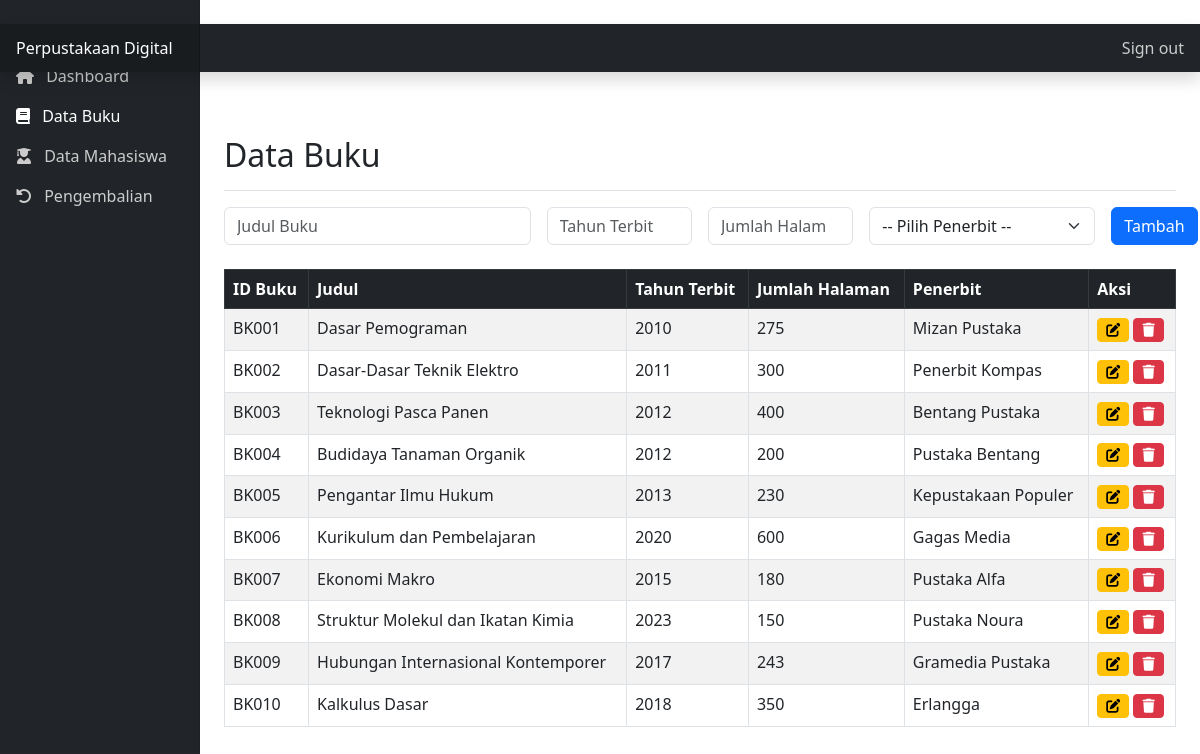
Page /buku.php (signed in) on the committed database.
### tables this page shows
CREATE TABLE `buku` (
  `ID_Buku` char(5) NOT NULL,
  `Judul` varchar(75) DEFAULT NULL,
  `Tahun_Terbit` year DEFAULT NULL,
  `Jumlah_Halaman` int DEFAULT NULL,
  `ID_Penerbit` char(4) DEFAULT NULL,
  PRIMARY KEY (`ID_Buku`),
  KEY `ID_Penerbit` (`ID_Penerbit`),
  CONSTRAINT `buku_ibfk_1` FOREIGN KEY (`ID_Penerbit`) REFERENCES `penerbit` (`ID_Penerbit`)
);

CREATE TABLE `penerbit` (
  `ID_Penerbit` char(4) NOT NULL,
  `Nama_Penerbit` varchar(50) DEFAULT NULL,
  `Alamat_Penerbit` text,
  `Kota` varchar(75) DEFAULT NULL,
  `No_Telepon_Penerbit` varchar(20) DEFAULT NULL,
  PRIMARY KEY (`ID_Penerbit`)
);

### buku.php (the view, shortened to what this page needs)
<?php
require_once 'koneksi.php';
$query_buku = "SELECT b.*, p.Nama_Penerbit
               FROM buku b
               JOIN penerbit p ON b.ID_Penerbit = p.ID_Penerbit
               ORDER BY b.ID_Buku";
$result_buku = mysqli_query($koneksi, $query_buku);
?>
<!DOCTYPE html>
<html lang="id">
<head>
    <link href="https://cdn.jsdelivr.net/npm/bootstrap@5.3.0-alpha1/dist/css/bootstrap.min.css" rel="stylesheet">
    <link rel="stylesheet" href="https://cdnjs.cloudflare.com/ajax/libs/font-awesome/6.0.0/css/all.min.css">
</head>
<body>
    <header class="navbar navbar-dark sticky-top bg-dark flex-md-nowrap p-0 shadow">
        <a class="navbar-brand col-md-3 col-lg-2 me-0 px-3" href="#">Perpustakaan Digital</a>
        <div class="navbar-nav">
            <div class="nav-item text-nowrap">
                <a class="nav-link px-3" href="logout.php">Sign out</a>
            </div>
        </div>
    </header>
    <div class="container-fluid">
        <div class="row">
            <nav id="sidebarMenu" class="col-md-3 col-lg-2 d-md-block bg-dark sidebar collapse">
                <div class="position-sticky sidebar-sticky">
                    <ul class="nav flex-column">
                        <li class="nav-item">
                            <a class="nav-link" href="dashboard.php">
                                <i class="fas fa-home me-2"></i>
                                Dashboard
                            </a>
                        </li>
                        <li class="nav-item">
                            <a class="nav-link active" href="buku.php">
                                <i class="fas fa-book me-2"></i>
                                Data Buku
                            </a>
                        </li>
                        <li class="nav-item">
                            <a class="nav-link" href="mahasiswa.php">
                                <i class="fas fa-user-graduate me-2"></i>
                                Data Mahasiswa
                            </a>
                        </li>
                        <li class="nav-item">
                        <a class="nav-link" href="pengembalian.php">
                                <i class="fas fa-undo-alt me-2"></i>
                                Pengembalian
                            </a>
                        </li>
                    </ul>
                </div>
            </nav>
            <main class="col-md-9 ms-sm-auto col-lg-10 px-md-4">
                <div class="d-flex justify-content-between flex-wrap flex-md-nowrap align-items-center pt-3 pb-2 mb-3 border-bottom">
                    <h1 class="h2">Data Buku</h1>
                </div>
                <form method="POST" class="row g-3 mb-4">
                    <div class="col-md-4">
                        <input type="text" name="judul" class="form-control" placeholder="Judul Buku" required value="<?php echo $_GET['judul'] ?? ''; ?>">
                    </div>
                    <div class="col-md-2">
                        <input type="number" name="tahun_terbit" class="form-control" placeholder="Tahun Terbit" required value="<?php echo $_GET['tahun'] ?? ''; ?>">
                    </div>
                    <div class="col-md-2">
                        <input type="number" name="jumlah_halaman" class="form-control" placeholder="Jumlah Halaman" required value="<?php echo $_GET['halaman'] ?? ''; ?>">
                    </div>
                    <div class="col-md-3">
                        <select name="id_penerbit" class="form-select" required>
                            <option value="">-- Pilih Penerbit --</option>
                        </select>
                    </div>
                    <div class="col-md-1">
                        <button type="submit" name="<?php echo isset($_GET['edit_id']) ? 'edit' : 'tambah'; ?>" class="btn btn-<?php echo isset($_GET['edit_id']) ? 'warning' : 'primary'; ?>">
                            <?php echo isset($_GET['edit_id']) ? 'Update' : 'Tambah'; ?>
                        </button>
                    </div>
                </form>
                <div class="table-responsive">
                    <table class="table table-bordered table-striped">
                        <thead class="table-dark">
                            <tr>
                                <th>ID Buku</th>
                                <th>Judul</th>
                                <th>Tahun Terbit</th>
                                <th>Jumlah Halaman</th>
                                <th>Penerbit</th>
                                <th>Aksi</th>
                            </tr>
                        </thead>
                        <tbody>
                            <?php while ($buku = mysqli_fetch_assoc($result_buku)) : ?>
                                <tr>
                                    <td><?php echo $buku['ID_Buku']; ?></td>
                                    <td><?php echo $buku['Judul']; ?></td>
                                    <td><?php echo $buku['Tahun_Terbit']; ?></td>
                                    <td><?php echo $buku['Jumlah_Halaman']; ?></td>
                                    <td><?php echo $buku['Nama_Penerbit']; ?></td>
                                    <td>
                                        <a href="?edit_id=<?php echo $buku['ID_Buku']; ?>&judul=<?php echo $buku['Judul']; ?>&tahun=<?php echo $buku['Tahun_Terbit']; ?>&halaman=<?php echo $buku['Jumlah_Halaman']; ?>&penerbit=<?php echo $buku['ID_Penerbit']; ?>" class="btn btn-sm btn-warning">
                                            <i class="fas fa-edit"></i>
                                        </a>
                                        <a href="?hapus=<?php echo $buku['ID_Buku']; ?>" class="btn btn-sm btn-danger" onclick="return confirm('Yakin ingin menghapus buku ini?');">
                                            <i class="fas fa-trash"></i>
                                        </a>
                                    </td>
                                </tr>
                            <?php endwhile; ?>
                        </tbody>
                    </table>
                </div>
            </main>
        </div>
    </div>
</body>
</html>

### buku.php (style rules this page uses)
.sidebar { position: fixed; top: 0; bottom: 0; left: 0; z-index: 100; padding: 48px 0 0; box-shadow: inset -1px 0 0 rgba(0, 0, 0, .1); background-color: #343a40; }
.sidebar-sticky { position: relative; top: 0; height: calc(100vh - 48px); padding-top: .5rem; overflow-x: hidden; overflow-y: auto; }
.nav-link { font-weight: 500; color: #ccc; }
.nav-link.active { color: #fff; }
.navbar-brand { padding-top: .75rem; padding-bottom: .75rem; font-size: 1rem; background-color: rgba(0, 0, 0, .25); box-shadow: inset -1px 0 0 rgba(0, 0, 0, .25); }
main { padding-top: 48px; }

### rows in the picture
buku: ID_Buku "BK001", Judul "Dasar Pemograman", Tahun_Terbit "2010", Jumlah_Halaman "275", ID_Penerbit.Nama_Penerbit "Mizan Pustaka"
buku: ID_Buku "BK002", Judul "Dasar-Dasar Teknik Elektro", Tahun_Terbit "2011", Jumlah_Halaman "300", ID_Penerbit.Nama_Penerbit "Penerbit Kompas"
buku: ID_Buku "BK003", Judul "Teknologi Pasca Panen", Tahun_Terbit "2012", Jumlah_Halaman "400", ID_Penerbit.Nama_Penerbit "Bentang Pustaka"
buku: ID_Buku "BK004", Judul "Budidaya Tanaman Organik", Tahun_Terbit "2012", Jumlah_Halaman "200", ID_Penerbit.Nama_Penerbit "Pustaka Bentang"
buku: ID_Buku "BK005", Judul "Pengantar Ilmu Hukum", Tahun_Terbit "2013", Jumlah_Halaman "230", ID_Penerbit.Nama_Penerbit "Kepustakaan Populer"
buku: ID_Buku "BK006", Judul "Kurikulum dan Pembelajaran", Tahun_Terbit "2020", Jumlah_Halaman "600", ID_Penerbit.Nama_Penerbit "Gagas Media"
buku: ID_Buku "BK007", Judul "Ekonomi Makro", Tahun_Terbit "2015", Jumlah_Halaman "180", ID_Penerbit.Nama_Penerbit "Pustaka Alfa"
buku: ID_Buku "BK008", Judul "Struktur Molekul dan Ikatan Kimia", Tahun_Terbit "2023", Jumlah_Halaman "150", ID_Penerbit.Nama_Penerbit "Pustaka Noura"
buku: ID_Buku "BK009", Judul "Hubungan Internasional Kontemporer", Tahun_Terbit "2017", Jumlah_Halaman "243", ID_Penerbit.Nama_Penerbit "Gramedia Pustaka"
buku: ID_Buku "BK010", Judul "Kalkulus Dasar", Tahun_Terbit "2018", Jumlah_Halaman "350", ID_Penerbit.Nama_Penerbit "Erlangga"
